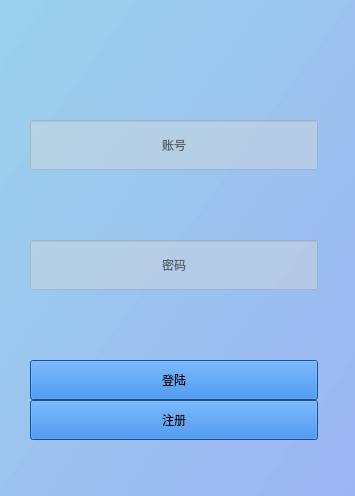
<?xml version="1.0" encoding="UTF-8"?>
<ui version="4.0">
 <class>login_page</class>
 <widget class="QWidget" name="login_page">
  <property name="geometry">
   <rect>
    <x>0</x>
    <y>0</y>
    <width>355</width>
    <height>496</height>
   </rect>
  </property>
  <property name="maximumSize">
   <size>
    <width>355</width>
    <height>496</height>
   </size>
  </property>
  <property name="windowTitle">
   <string>Form</string>
  </property>
  <property name="styleSheet">
   <string notr="true">background-color: qlineargradient(spread:pad, x1:0, y1:0, x2:1, y2:1, stop:0 rgba(41, 159, 211, 70), stop:1 rgba(50, 99, 233, 70))</string>
  </property>
  <widget class="QLineEdit" name="user_id">
   <property name="geometry">
    <rect>
     <x>30</x>
     <y>120</y>
     <width>288</width>
     <height>50</height>
    </rect>
   </property>
   <property name="maximumSize">
    <size>
     <width>288</width>
     <height>50</height>
    </size>
   </property>
   <property name="styleSheet">
    <string notr="true">background-color: rgba(222, 221, 218,100)</string>
   </property>
   <property name="inputMask">
    <string/>
   </property>
   <property name="alignment">
    <set>Qt::AlignCenter</set>
   </property>
   <property name="placeholderText">
    <string>账号</string>
   </property>
  </widget>
  <widget class="QLineEdit" name="user_password">
   <property name="geometry">
    <rect>
     <x>30</x>
     <y>240</y>
     <width>288</width>
     <height>50</height>
    </rect>
   </property>
   <property name="maximumSize">
    <size>
     <width>288</width>
     <height>50</height>
    </size>
   </property>
   <property name="styleSheet">
    <string notr="true">background-color: rgba(222, 221, 218,100)</string>
   </property>
   <property name="alignment">
    <set>Qt::AlignCenter</set>
   </property>
   <property name="placeholderText">
    <string>密码</string>
   </property>
  </widget>
  <widget class="QPushButton" name="login_button">
   <property name="geometry">
    <rect>
     <x>30</x>
     <y>360</y>
     <width>288</width>
     <height>40</height>
    </rect>
   </property>
   <property name="styleSheet">
    <string notr="true">background-color: rgb(28, 113, 216);
font: 63 11pt &quot;URW Gothic&quot;;</string>
   </property>
   <property name="text">
    <string>登陆</string>
   </property>
  </widget>
  <widget class="QPushButton" name="register_button">
   <property name="geometry">
    <rect>
     <x>30</x>
     <y>400</y>
     <width>288</width>
     <height>40</height>
    </rect>
   </property>
   <property name="styleSheet">
    <string notr="true">background-color: rgb(28, 113, 216);
font: 63 11pt &quot;URW Gothic&quot;;
border-color: rgb(255, 255, 255);
gridline-color: rgb(255, 255, 255);</string>
   </property>
   <property name="text">
    <string>注册</string>
   </property>
  </widget>
 </widget>
 <resources/>
 <connections/>
</ui>
